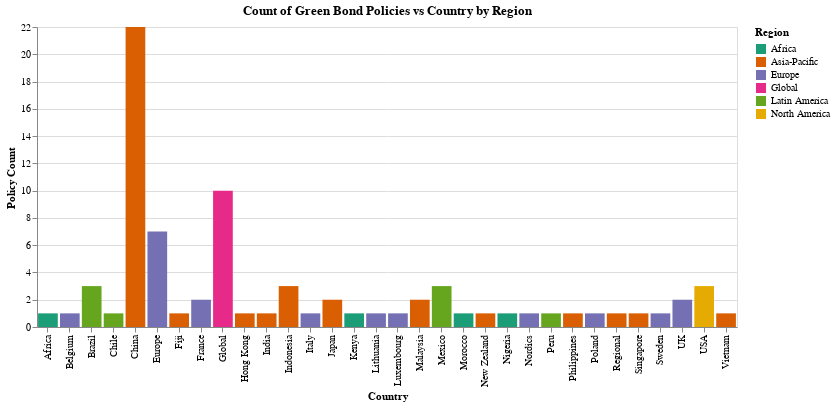

Notebook cell for this chart:
### Markdown cell above
#### Test Data Visualization

### Code cell
# Tests policies_vs_country visualization
policies_vs_country(gb_test)

### Figure 1 — Vega-Lite specification as saved in the notebook (floating-point values rounded to 4 significant figures)
{"$schema": "https://vega.github.io/schema/vega-lite/v5.16.3.json", "config": {"view": {"continuousHeight": 300, "continuousWidth": 300}}, "data": {"name": "data-b11b41ae7d38038e5fc456d2f32cad41"}, "datasets": {"data-b11b41ae7d38038e5fc456d2f32cad41": [{"Actor ": 1, "ActorType": 1, "Areas": 1, "CBID": 1, "Country": "Africa", "Date": 1, "Description": 1, "Links": 1, "Policy Count": 1, "PolicyType": 1, "Region": "Africa"}, {"Actor ": 1, "ActorType": 1, "Areas": 1, "CBID": 1, "Country": "Belgium", "Date": 1, "Description": 1, "Links": 1, "Policy Count": 1, "PolicyType": 1, "Region": "Europe"}, {"Actor ": 3, "ActorType": 3, "Areas": 3, "CBID": 3, "Country": "Brazil", "Date": 3, "Description": 3, "Links": 3, "Policy Count": 3, "PolicyType": 3, "Region": "Latin America"}, {"Actor ": 1, "ActorType": 1, "Areas": 1, "CBID": 1, "Country": "Chile", "Date": 1, "Description": 1, "Links": 1, "Policy Count": 1, "PolicyType": 1, "Region": "Latin America"}, {"Actor ": 22, "ActorType": 22, "Areas": 22, "CBID": 22, "Country": "China", "Date": 22, "Description": 21, "Links": 22, "Policy Count": 22, "PolicyType": 22, "Region": "Asia-Pacific"}, {"Actor ": 7, "ActorType": 7, "Areas": 7, "CBID": 7, "Country": "Europe", "Date": 7, "Description": 7, "Links": 7, "Policy Count": 7, "PolicyType": 7, "Region": "Europe"}, {"Actor ": 1, "ActorType": 1, "Areas": 1, "CBID": 1, "Country": "Fiji", "Date": 1, "Description": 1, "Links": 1, "Policy Count": 1, "PolicyType": 1, "Region": "Asia-Pacific"}, {"Actor ": 2, "ActorType": 2, "Areas": 2, "CBID": 2, "Country": "France", "Date": 2, "Description": 2, "Links": 2, "Policy Count": 2, "PolicyType": 2, "Region": "Europe"}, {"Actor ": 10, "ActorType": 10, "Areas": 10, "CBID": 10, "Country": "Global", "Date": 10, "Description": 10, "Links": 10, "Policy Count": 10, "PolicyType": 10, "Region": "Global"}, {"Actor ": 1, "ActorType": 1, "Areas": 1, "CBID": 1, "Country": "Hong Kong", "Date": 1, "Description": 1, "Links": 1, "Policy Count": 1, "PolicyType": 1, "Region": "Asia-Pacific"}, {"Actor ": 1, "ActorType": 1, "Areas": 1, "CBID": 1, "Country": "India", "Date": 1, "Description": 1, "Links": 1, "Policy Count": 1, "PolicyType": 1, "Region": "Asia-Pacific"}, {"Actor ": 3, "ActorType": 3, "Areas": 3, "CBID": 3, "Country": "Indonesia", "Date": 3, "Description": 3, "Links": 3, "Policy Count": 3, "PolicyType": 3, "Region": "Asia-Pacific"}, {"Actor ": 1, "ActorType": 1, "Areas": 1, "CBID": 1, "Country": "Italy", "Date": 1, "Description": 1, "Links": 1, "Policy Count": 1, "PolicyType": 1, "Region": "Europe"}, {"Actor ": 2, "ActorType": 2, "Areas": 2, "CBID": 2, "Country": "Japan", "Date": 2, "Description": 2, "Links": 2, "Policy Count": 2, "PolicyType": 2, "Region": "Asia-Pacific"}, {"Actor ": 1, "ActorType": 1, "Areas": 1, "CBID": 1, "Country": "Kenya", "Date": 1, "Description": 1, "Links": 1, "Policy Count": 1, "PolicyType": 1, "Region": "Africa"}, {"Actor ": 1, "ActorType": 1, "Areas": 1, "CBID": 1, "Country": "Lithuania", "Date": 1, "Description": 1, "Links": 1, "Policy Count": 1, "PolicyType": 1, "Region": "Europe"}, {"Actor ": 1, "ActorType": 1, "Areas": 1, "CBID": 1, "Country": "Luxembourg", "Date": 1, "Description": 1, "Links": 1, "Policy Count": 1, "PolicyType": 1, "Region": "Europe"}, {"Actor ": 2, "ActorType": 2, "Areas": 2, "CBID": 2, "Country": "Malaysia", "Date": 2, "Description": 2, "Links": 2, "Policy Count": 2, "PolicyType": 2, "Region": "Asia-Pacific"}, {"Actor ": 3, "ActorType": 3, "Areas": 3, "CBID": 3, "Country": "Mexico", "Date": 3, "Description": 3, "Links": 3, "Policy Count": 3, "PolicyType": 3, "Region": "Latin America"}, {"Actor ": 1, "ActorType": 1, "Areas": 1, "CBID": 1, "Country": "Morocco", "Date": 1, "Description": 1, "Links": 1, "Policy Count": 1, "PolicyType": 1, "Region": "Africa"}, {"Actor ": 1, "ActorType": 1, "Areas": 1, "CBID": 1, "Country": "New Zealand", "Date": 1, "Description": 1, "Links": 1, "Policy Count": 1, "PolicyType": 1, "Region": "Asia-Pacific"}, {"Actor ": 1, "ActorType": 1, "Areas": 1, "CBID": 1, "Country": "Nigeria", "Date": 1, "Description": 1, "Links": 1, "Policy Count": 1, "PolicyType": 1, "Region": "Africa"}, {"Actor ": 1, "ActorType": 1, "Areas": 1, "CBID": 1, "Country": "Nordics", "Date": 1, "Description": 1, "Links": 1, "Policy Count": 1, "PolicyType": 1, "Region": "Europe"}, {"Actor ": 1, "ActorType": 1, "Areas": 1, "CBID": 1, "Country": "Peru", "Date": 1, "Description": 1, "Links": 1, "Policy Count": 1, "PolicyType": 1, "Region": "Latin America"}, {"Actor ": 1, "ActorType": 1, "Areas": 1, "CBID": 1, "Country": "Philippines", "Date": 1, "Description": 1, "Links": 1, "Policy Count": 1, "PolicyType": 1, "Region": "Asia-Pacific"}, {"Actor ": 1, "ActorType": 1, "Areas": 1, "CBID": 1, "Country": "Poland", "Date": 1, "Description": 1, "Links": 1, "Policy Count": 1, "PolicyType": 1, "Region": "Europe"}, {"Actor ": 1, "ActorType": 1, "Areas": 1, "CBID": 1, "Country": "Regional", "Date": 1, "Description": 1, "Links": 1, "Policy Count": 1, "PolicyType": 1, "Region": "Asia-Pacific"}, {"Actor ": 1, "ActorType": 1, "Areas": 1, "CBID": 1, "Country": "Singapore", "Date": 1, "Description": 1, "Links": 1, "Policy Count": 1, "PolicyType": 1, "Region": "Asia-Pacific"}, {"Actor ": 1, "ActorType": 1, "Areas": 1, "CBID": 1, "Country": "Sweden", "Date": 1, "Description": 1, "Links": 1, "Policy Count": 1, "PolicyType": 1, "Region": "Europe"}, {"Actor ": 2, "ActorType": 2, "Areas": 2, "CBID": 2, "Country": "UK", "Date": 2, "Description": 2, "Links": 2, "Policy Count": 2, "PolicyType": 2, "Region": "Europe"}, {"Actor ": 3, "ActorType": 3, "Areas": 3, "CBID": 3, "Country": "USA", "Date": 3, "Description": 3, "Links": 3, "Policy Count": 3, "PolicyType": 3, "Region": "North America"}, {"Actor ": 1, "ActorType": 1, "Areas": 1, "CBID": 1, "Country": "Vietnam", "Date": 1, "Description": 1, "Links": 1, "Policy Count": 1, "PolicyType": 1, "Region": "Asia-Pacific"}]}, "encoding": {"color": {"field": "Region", "scale": {"scheme": "dark2"}, "type": "nominal"}, "x": {"field": "Country", "type": "nominal"}, "y": {"field": "Policy Count", "type": "quantitative"}}, "mark": {"type": "bar"}, "params": [{"bind": {"input": "select", "name": "Select Region ", "options": ["Global", "Asia-Pacific", "Africa", "Europe", "Latin America", "North America"]}, "name": "param_5", "select": {"fields": ["Region"], "type": "point"}}], "title": "Count of Green Bond Policies vs Country by Region", "transform": [{"filter": {"param": "param_5"}}], "width": 700}
